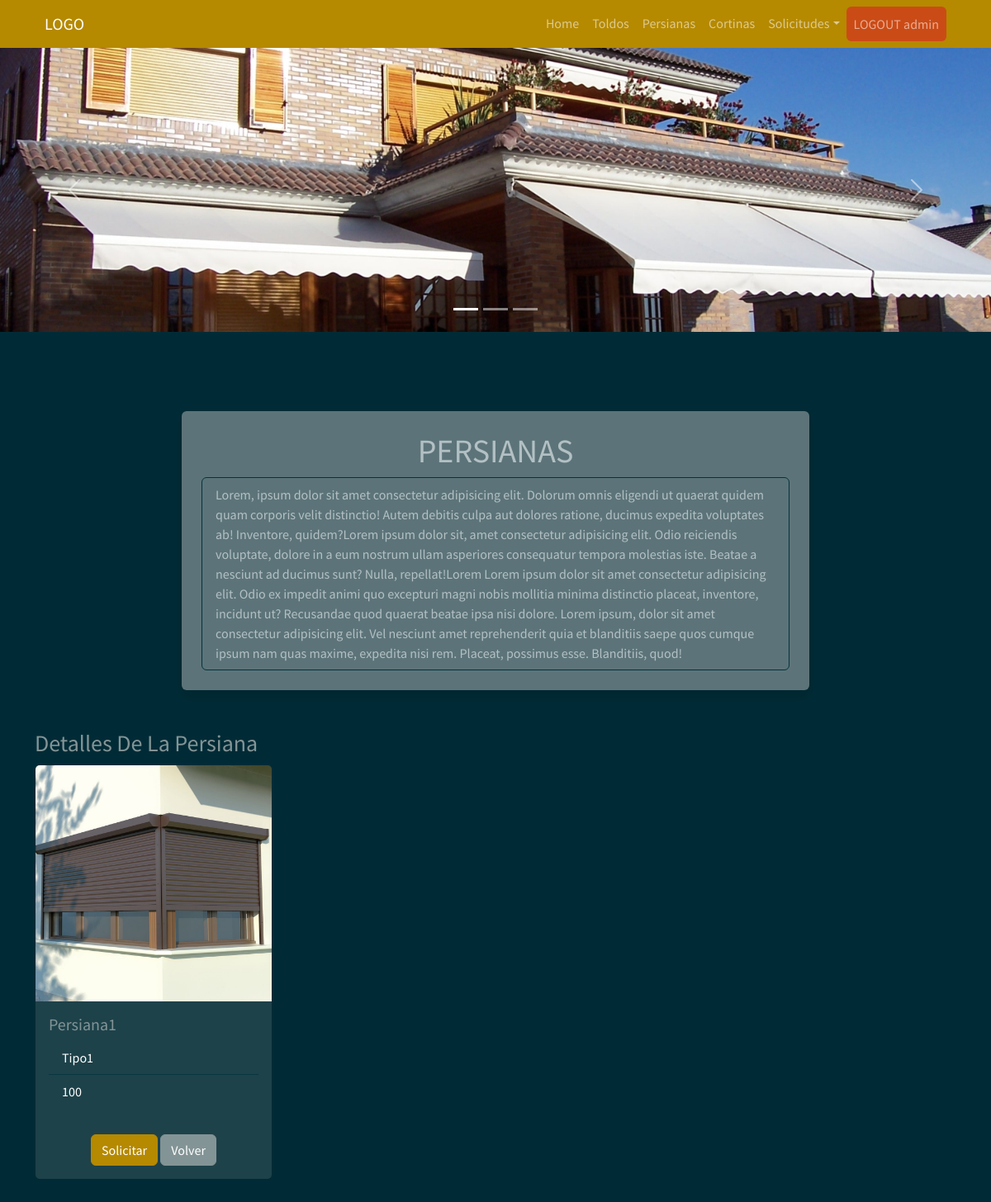
The page /persianas_user (signed in) on the database its author committed.
### myapp/models.py (models this page shows)
    class Persiana(db.Model):
        __tablename__ = "Persiana"  # Nombre de la tabla que se crea
        Persiana_id = db.Column("persiana_id", db.Integer, Sequence(
            'persiana_id_seq'),  primary_key=True)
        Modelo = db.Column(db.String(20))
        Tipo = db.Column(db.String(30))
        Dimensiones = db.Column(db.String(30))
        Imagen = db.Column(db.String(30))

### myapp/views.py (the view)
    @app.route("/persianas_user", methods=["GET", "POST"])
    def persianas_user():
        list_persiana = db_access["list_persianas"]
        persianas = list_persiana()
        usuario = session['usuario']
        usu = usuario
        return render_template("user/persianas/persianas_user.html", persianas=persianas, usu=usu)

### myapp/templates/user/persianas/persianas_user.html (shortened to what this page needs)
<!DOCTYPE html>
<html>
<head>
    <link href="https://cdn.jsdelivr.net/npm/bootstrap@5.1.3/dist/css/bootstrap.min.css" rel="stylesheet"
>
    <link rel="stylesheet" href="../static/style/bootstrap.min(8).css">
    <link href="https://cdnjs.cloudflare.com/ajax/libs/font-awesome/4.0.3/css/font-awesome.css" rel="stylesheet">
</head>
<body>
    {% include 'includes/navbar_user.html' %}
    <div id="carouselExampleIndicators" class="carousel slide" data-bs-ride="carousel">
        <ol class="carousel-indicators">
            <li data-bs-target="#carouselExampleIndicators" data-bs-slide-to="0" class="active"></li>
            <li data-bs-target="#carouselExampleIndicators" data-bs-slide-to="1"></li>
            <li data-bs-target="#carouselExampleIndicators" data-bs-slide-to="2"></li>
        </ol>
        <div class="carousel-inner">
            <div class="carousel-item active">
                <img src="../static/style/img/carrousel/6.jpg" class="d-block w-100" alt="..."
                    style="max-width:100%;height:auto;">
            </div>
        </div>
        <a class="carousel-control-prev" href="#carouselExampleIndicators" role="button" data-bs-slide="prev">
            <span class="carousel-control-prev-icon" aria-hidden="true"></span>
        </a>
        <a class="carousel-control-next" href="#carouselExampleIndicators" role="button" data-bs-slide="next">
            <span class="carousel-control-next-icon" aria-hidden="true"></span>
        </a>
    </div>
    <section class="pt-5 pb-5">
        <div class="container">
            <div class="row justify-content-center mt-5">
                <div class="col-8 bg-secondary p-4 rounded shadow text-white" style="opacity: 0.7;">
                    <h1 class=" row justify-content-center ">PERSIANAS</h1>
                    <ul class="list-group">
                        <li class="list-group-item">Lorem, ipsum dolor sit amet consectetur adipisicing elit. Dolorum
                            omnis
                            eligendi ut quaerat quidem quam corporis velit distinctio! Autem debitis culpa aut dolores
                            ratione, ducimus expedita voluptates ab! Inventore, quidem?Lorem ipsum dolor sit, amet
                            consectetur adipisicing elit. Odio reiciendis voluptate, dolore in a eum nostrum ullam
                            asperiores consequatur tempora molestias iste. Beatae a nesciunt ad ducimus sunt? Nulla,
                            repellat!Lorem Lorem ipsum dolor sit amet consectetur adipisicing elit. Odio ex impedit
                            animi
                            quo excepturi magni nobis mollitia minima distinctio placeat, inventore, incidunt ut?
                            Recusandae
                            quod quaerat beatae ipsa nisi dolore. Lorem ipsum, dolor sit amet consectetur adipisicing
                            elit.
                            Vel nesciunt amet reprehenderit quia et blanditiis saepe quos cumque ipsum nam quas maxime,
                            expedita nisi rem. Placeat, possimus esse. Blanditiis, quod!</li>
                    </ul>
                </div>
            </div>
            <div class="row mt-5">
                {% for persiana in persianas %}
                <div class="col-4">
                    <p class="list-group">
                    <h3>Detalles De La Persiana</h3>
                    <div class="card" style="width: 18rem;">
                        <img src="../static/style/img/{{persiana.Imagen}}" class="card-img-top" alt="...">
                        <div class="card-body">
                            <h5 class="card-title">
                                {{persiana.Modelo}}
                            </h5>
                            <ul class="list-group list-group-flush">
                                <li class="list-group-item">
                                    {{persiana.Tipo}}
                                </li>
                                <li class="list-group-item">
                                    {{persiana.Dimensiones}}
                                </li>
                            </ul>
                        </div>
                        <div class="card-body mx-auto">
                            <a class="btn btn-primary" href="/details_persiana/{{persiana.Persiana_id}}">Solicitar</a>
                            <a class="btn btn-secondary" href="#">Volver</a>
                        </div>
                    </div>
                    </p>
                </div>
                {% endfor %}
            </div>
        </div>
    </section>
</body>
</html>

### rows shown on the page
Persiana: Imagen (picture), Modelo "Persiana1", Tipo "Tipo1", Dimensiones "100"

### other values the page prints
{{ usu }} "admin"
